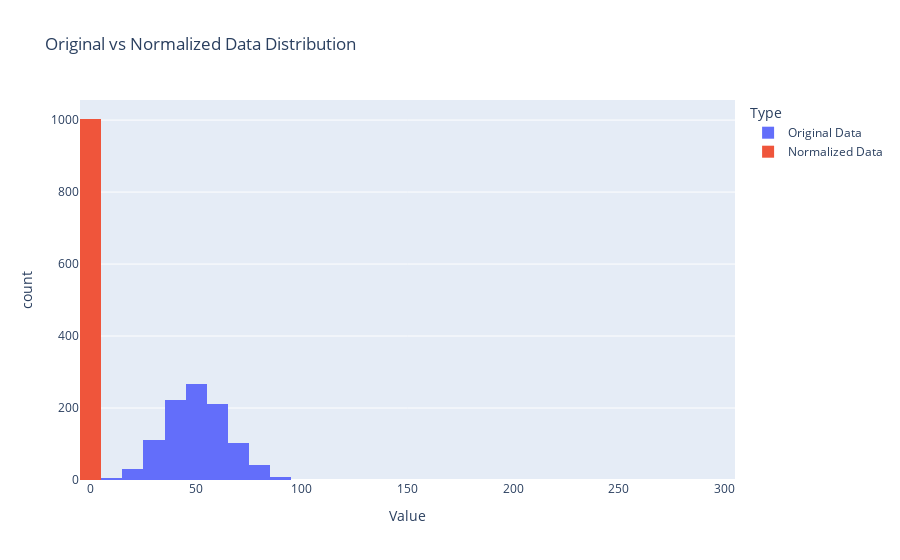

Notebook source saved alongside this figure:
### Code cell
import numpy as np
import pandas as pd
import plotly.express as px
from sklearn.preprocessing import MinMaxScaler

# 生成示例数据
np.random.seed(42)
data = np.random.normal(50, 15, size=(1000, 1))  # 正态分布数据

# 加入少量离群值
data_with_outliers = np.append(data, [[200], [300]])  # 添加离群值
data_with_outliers = data_with_outliers.reshape(-1, 1)  # 将一维数组转换为二维

# 原始数据与归一化数据对比
scaler = MinMaxScaler()
normalized_data = scaler.fit_transform(data_with_outliers)

# 转换为 DataFrame
df = pd.DataFrame({
    "Original Data": data_with_outliers.flatten(),
    "Normalized Data": normalized_data.flatten()
})

# 绘制分布图
fig = px.histogram(df.melt(var_name="Type", value_name="Value"), x="Value", color="Type", nbins=50, title="Original vs Normalized Data Distribution")
fig.show()

### Figure 1 — Plotly figure (JSON) as saved in the notebook; plotly's stock layout.template omitted (floating-point values rounded to 4 significant figures; data arrays with more than 128 entries replaced by an {"elided": "..."} marker saying what was removed)
{"data": [{"alignmentgroup": "True", "bingroup": "x", "hovertemplate": "Type=Original Data<br>Value=%{x}<br>count=%{y}<extra></extra>", "legendgroup": "Original Data", "marker": {"color": "#636efa", "pattern": {"shape": ""}}, "name": "Original Data", "nbinsx": 50, "offsetgroup": "Original Data", "orientation": "v", "showlegend": true, "type": "histogram", "x": {"elided": "1002 float values"}, "xaxis": "x", "yaxis": "y"}, {"alignmentgroup": "True", "bingroup": "x", "hovertemplate": "Type=Normalized Data<br>Value=%{x}<br>count=%{y}<extra></extra>", "legendgroup": "Normalized Data", "marker": {"color": "#EF553B", "pattern": {"shape": ""}}, "name": "Normalized Data", "nbinsx": 50, "offsetgroup": "Normalized Data", "orientation": "v", "showlegend": true, "type": "histogram", "x": {"elided": "1002 float values"}, "xaxis": "x", "yaxis": "y"}], "layout": {"barmode": "relative", "legend": {"title": {"text": "Type"}, "tracegroupgap": 0}, "title": {"text": "Original vs Normalized Data Distribution"}, "xaxis": {"anchor": "y", "domain": [0, 1], "title": {"text": "Value"}}, "yaxis": {"anchor": "x", "domain": [0, 1], "title": {"text": "count"}}}}
